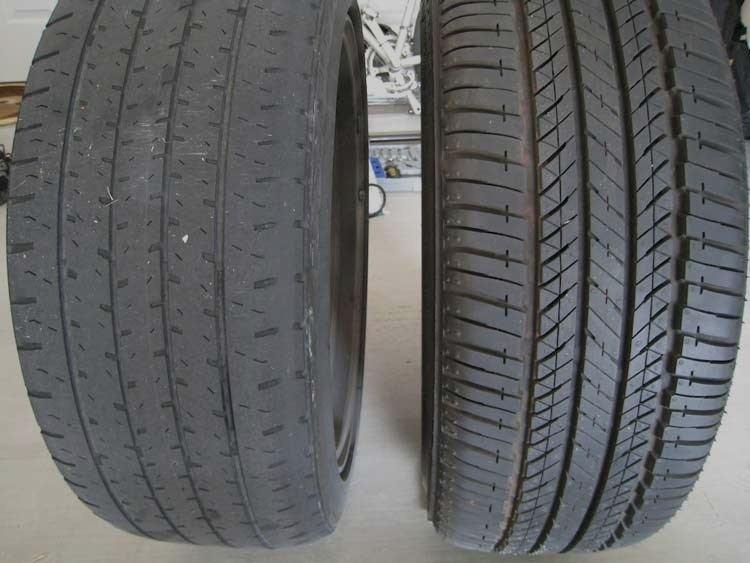
#> input picture data/augmented/bad/1666881312128_aug3.jpg, 750 x 563 px
$ python -i texture.py   (imports and definitions only)   (older library calls are emulated)
#> lines starting #> are read from the running program, lines starting #| are printed output that depends on the picture
### tyretread/config.py
"""Central configuration.

Every tunable that affects a measurement lives here, so that an experiment can
be described by this module's values plus a git commit. Paths are overridable by
environment variable so the same code runs locally, in CI and on a server.
"""

from __future__ import annotations

import os
from dataclasses import dataclass, field
from pathlib import Path


def _env_path(name: str, default: Path) -> Path:
    raw = os.environ.get(name)
    return Path(raw).expanduser() if raw else default


PROJECT_ROOT = Path(__file__).resolve().parent.parent
DATA_DIR = _env_path("TYRETREAD_DATA_DIR", PROJECT_ROOT / "data")
EXTERNAL_DATA_DIR = _env_path("TYRETREAD_EXTERNAL_DATA_DIR", DATA_DIR / "external")
ARTIFACT_DIR = _env_path("TYRETREAD_ARTIFACT_DIR", PROJECT_ROOT / "artifacts")
OUTPUT_DIR = _env_path("TYRETREAD_OUTPUT_DIR", PROJECT_ROOT / "outputs")
EXPERIMENT_DIR = _env_path("TYRETREAD_EXPERIMENT_DIR", PROJECT_ROOT / "experiments")


@dataclass(frozen=True)
class ScaleConfig:
    """Resolution normalisation.

    The original pipeline resized every ROI to a fixed 256x128 regardless of the
    source resolution. Because upsampling cannot create detail while downsampling
    packs real detail into high spatial frequencies, that made every
    frequency-domain feature a function of the source image's resolution and
    compression history. Measured effect: +0.266 TSCI across a 128->1024 px
    source-width sweep on identical tyres, versus a 0.074 good-vs-bad signal
    (docs/AUDIT.md 3.2, experiments/exp001_resolution_confound).

    The fix has two halves:
      * never upsample - an image that lacks detail must be rejected, not invented
      * analyse every image at one common pixel scale
    """

    analysis_width: int = 256
    analysis_height: int = 128
    #: An ROI smaller than this in either axis cannot be analysed without
    #: upsampling, so it is refused by the quality gate instead.
    min_native_width: int = 256
    min_native_height: int = 128
    allow_upsampling: bool = False


@dataclass(frozen=True)
class PreprocessConfig:
    clahe_clip_limit: float = 2.0
    clahe_tile_grid: tuple[int, int] = (8, 8)
    gaussian_ksize: tuple[int, int] = (5, 5)
    #: Longest edge a submitted photograph is reduced to before any analysis.
    #: Phone cameras produce 4000+ px images; nothing in the pipeline benefits.
    max_input_edge: int = 1600


@dataclass(frozen=True)
class RoiConfig:
    centre_band_top: float = 0.20
    centre_band_bottom: float = 0.80
    canny_low: int = 50
    canny_high: int = 150
    close_kernel: tuple[int, int] = (15, 15)
    min_aspect_ratio: float = 2.0
    min_width_fraction: float = 0.40
    #: A contour must also fill a meaningful share of the centre band before it is
    #: preferred over it. Without these, a thin horizontal sliver satisfied the aspect
    #: and width tests and was accepted as "the tread": re-encoding one photograph at
    #: JPEG quality 95 moved the ROI from the full 1592x955 band to a 649x100 strip,
    #: dropping oversampling from 6.22 to 0.78 and flipping the image from assessable
    #: to refused. A contour that small is not a tread band.
    min_height_fraction: float = 0.35
    min_band_coverage: float = 0.25


@dataclass(frozen=True)
class SpectralConfig:
    #: Band over which the log-log power-spectrum slope is fitted, as a fraction
    #: of the Nyquist radius. The top of the band stops short of Nyquist because
    #: any resampling applies an anti-alias filter there.
    slope_band: tuple[float, float] = (0.08, 0.60)
    orientation_bins: int = 36
    #: Legacy TSCI threshold, retained only to reproduce the original result.
    legacy_hf_radius_fraction: float = 0.20


@dataclass(frozen=True)
class TextureConfig:
    #: 256 grey levels makes the GLCM extremely sparse at these ROI sizes and is
    #: slow; 32 levels is the usual compromise in the texture literature.
    levels: int = 32
    distances: tuple[int, ...] = (1, 2, 4)
    #: Averaging over four angles makes the descriptors rotation-insensitive,
    #: which matters because a phone is not held at a fixed angle to the tread.
    angles_deg: tuple[float, ...] = (0.0, 45.0, 90.0, 135.0)
    lbp_radius: int = 2
    lbp_points: int = 16


@dataclass(frozen=True)
class Config:
    scale: ScaleConfig = field(default_factory=ScaleConfig)
    preprocess: PreprocessConfig = field(default_factory=PreprocessConfig)
    roi: RoiConfig = field(default_factory=RoiConfig)
    spectral: SpectralConfig = field(default_factory=SpectralConfig)
    texture: TextureConfig = field(default_factory=TextureConfig)
    random_seed: int = 42


CONFIG = Config()

### tyretread/features/texture.py
"""Texture descriptors of a tread ROI.

Changes from the original implementation, each with a reason:

* **Grey levels reduced from 256 to 32.** A 256x256 co-occurrence matrix built
  from a 256x128 ROI has at most 32768 counts spread over 65536 cells, so it is
  mostly zeros and the resulting statistics are dominated by sampling noise.
  Quantisation is standard practice in the texture literature and is also much
  faster.
* **Four angles instead of one.** The original used 0 degrees only, which makes
  every descriptor depend on how the tread happened to be rotated in frame. A
  phone is not held at a fixed angle, so the descriptors are averaged over
  0/45/90/135 degrees to become rotation-insensitive.
* **Three distances instead of one.** Groove pitch is a real, physically
  meaningful scale, and a single one-pixel offset only probes the finest one.
* **Rotation-invariant uniform LBP is now actually used.** The original computed
  an LBP histogram on every image and then discarded it before training
  (docs/AUDIT.md 3.10). Either use it or do not pay for it.

Edge density is retained but, unlike the above, it is inherently scale-dependent:
edges per pixel changes when an image is resampled. It is only comparable once
scale normalisation has been applied.
"""

from __future__ import annotations

from dataclasses import dataclass, field

import cv2
import numpy as np
from skimage.feature import graycomatrix, graycoprops, local_binary_pattern

from ..config import CONFIG, TextureConfig

__all__ = ["TextureFeatures", "glcm_features", "lbp_histogram", "edge_density",
           "texture_features"]

_GLCM_PROPS = ("contrast", "dissimilarity", "homogeneity", "energy", "correlation")


def _quantise(gray: np.ndarray, levels: int) -> np.ndarray:
#> called with levels = 32
    return (gray.astype(np.uint16) * levels // 256).clip(0, levels - 1).astype(np.uint8)
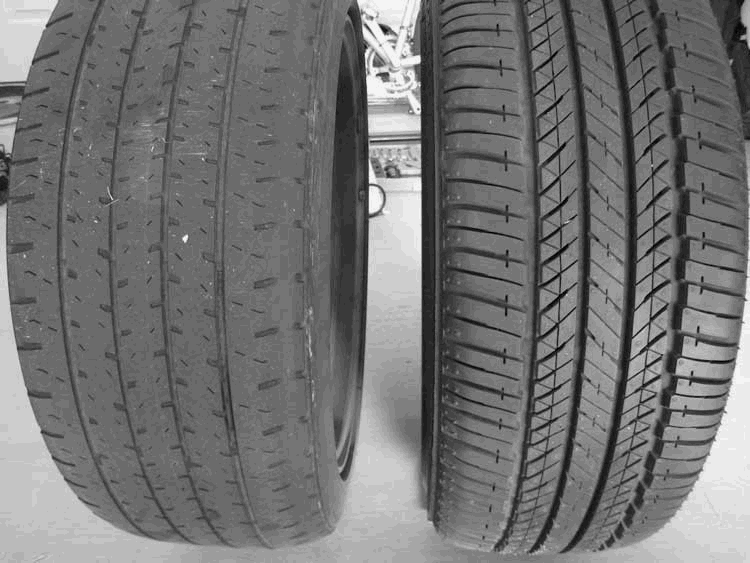
#> returned value: shape (563, 750); min 0, max 26, mean 11.8; drawn with min black and max white


def glcm_features(
    gray: np.ndarray, config: TextureConfig | None = None
) -> dict[str, float]:
    """Grey-level co-occurrence statistics, averaged over angles per distance.

    Averaging over angles (rather than keeping each angle separately) is what buys
    rotation insensitivity. Distances are kept separate because they carry
    genuinely different information about groove scale.
    """
    config = config or CONFIG.texture
    quantised = _quantise(gray, config.levels)
    angles = [np.deg2rad(a) for a in config.angles_deg]

    glcm = graycomatrix(
        quantised,
        distances=list(config.distances),
        angles=angles,
        levels=config.levels,
        symmetric=True,
        normed=True,
    )

    out: dict[str, float] = {}
    for prop in _GLCM_PROPS:
        # shape (n_distances, n_angles)
        values = graycoprops(glcm, prop)
        for di, distance in enumerate(config.distances):
            out[f"glcm_{prop}_d{distance}"] = float(np.nanmean(values[di, :]))
        # Spread across angles is itself a directionality cue: a strongly grooved
        # tread is anisotropic, a worn one much less so.
        out[f"glcm_{prop}_anisotropy"] = float(
            np.nanmean(np.nanstd(values, axis=1) / (np.abs(np.nanmean(values, axis=1)) + 1e-9))
        )
#> after the loop, out = 20 items
    return out


def lbp_histogram(
    gray: np.ndarray, config: TextureConfig | None = None
) -> dict[str, float]:
    """Rotation-invariant uniform LBP histogram.

    ``uniform`` LBP collapses the 2**P patterns into P+2 rotation-invariant bins,
    which is what makes it usable on images whose orientation is uncontrolled.
    """
    config = config or CONFIG.texture
    lbp = local_binary_pattern(gray, config.lbp_points, config.lbp_radius, method="uniform")
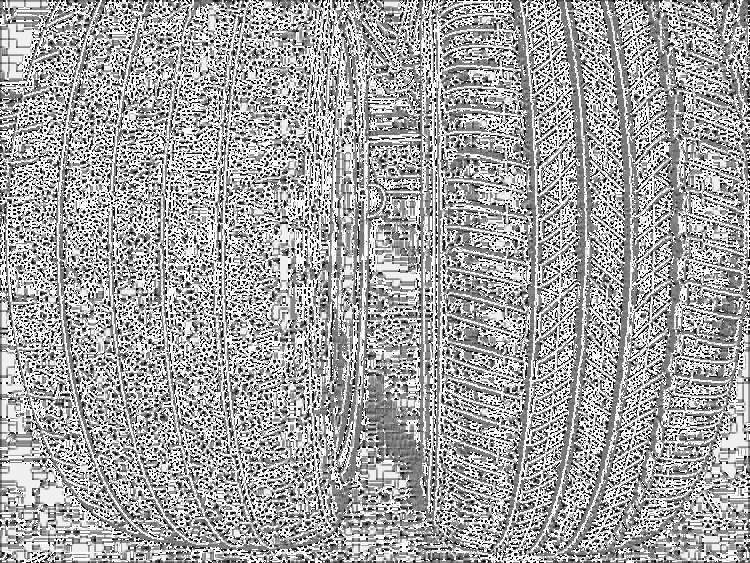
#> lbp: shape (563, 750) float64; min 0, max 17, mean 10.96; drawn with min black and max white
    n_bins = config.lbp_points + 2
    hist, _ = np.histogram(lbp.ravel(), bins=np.arange(n_bins + 1), range=(0, n_bins))
#> hist = 18 values, max 114376 at index 17, min 8225 at index 4, mean 23458.3
    hist = hist.astype(np.float64)
    hist /= hist.sum() + 1e-12
#> hist = 18 values, max 0.271 at index 17, min 0.0195 at index 4, mean 0.0556
    return {f"lbp_{i}": float(v) for i, v in enumerate(hist)}


def edge_density(gray: np.ndarray) -> dict[str, float]:
    """Canny edge density with a median-adaptive threshold.

    The adaptive threshold is the original author's choice and a good one: a fixed
    threshold makes edge density a brightness measurement rather than a structure
    measurement.
    """
    median = float(np.median(gray))
#> median = 93
    lower = int(max(0, 0.67 * median))
#> lower = 62
    upper = int(min(255, 1.33 * median))
#> upper = 123
    edges = cv2.Canny(gray, lower, upper)
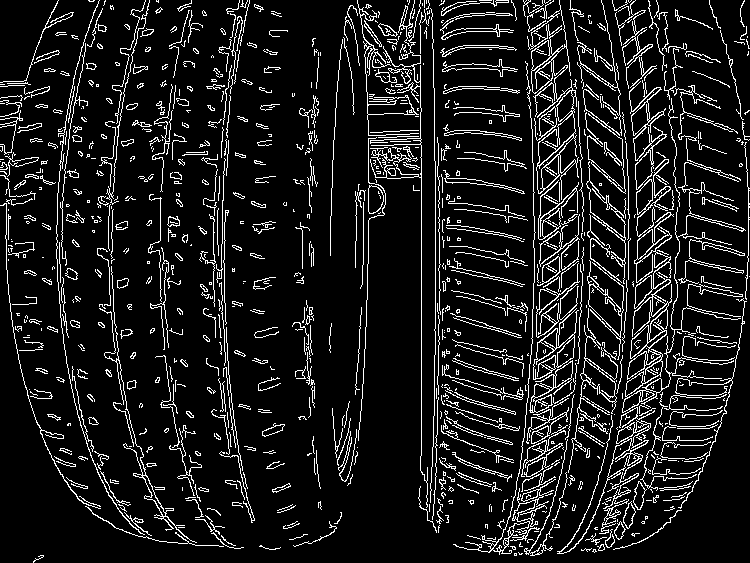
#> edges: shape (563, 750); 10.6% white in thin lines or dots
    density = float(np.count_nonzero(edges) / edges.size)
#> density = 0.106

    # Gradient statistics describe edge strength, which edge density alone cannot:
    # a faint but pervasive texture and a few strong grooves can share a density.
    gx = cv2.Sobel(gray, cv2.CV_64F, 1, 0, ksize=3)
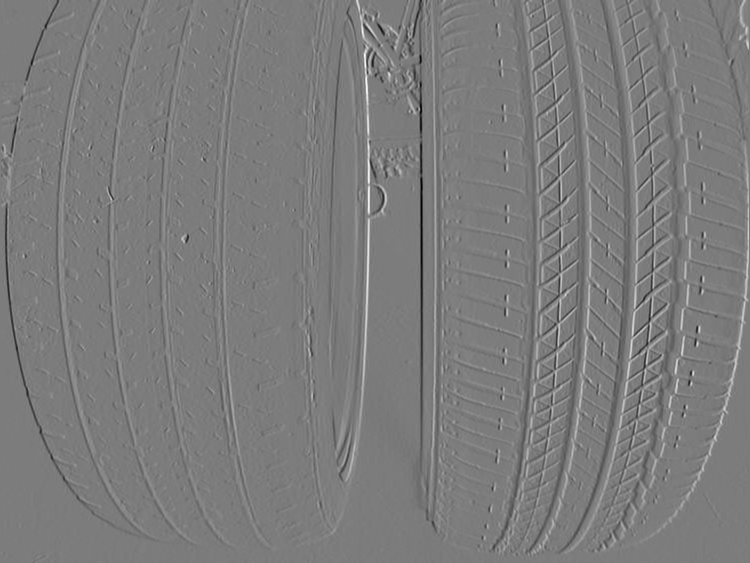
#> gx: shape (563, 750) float64; min -643, max 675, mean 0; drawn with min black and max white
    gy = cv2.Sobel(gray, cv2.CV_64F, 0, 1, ksize=3)
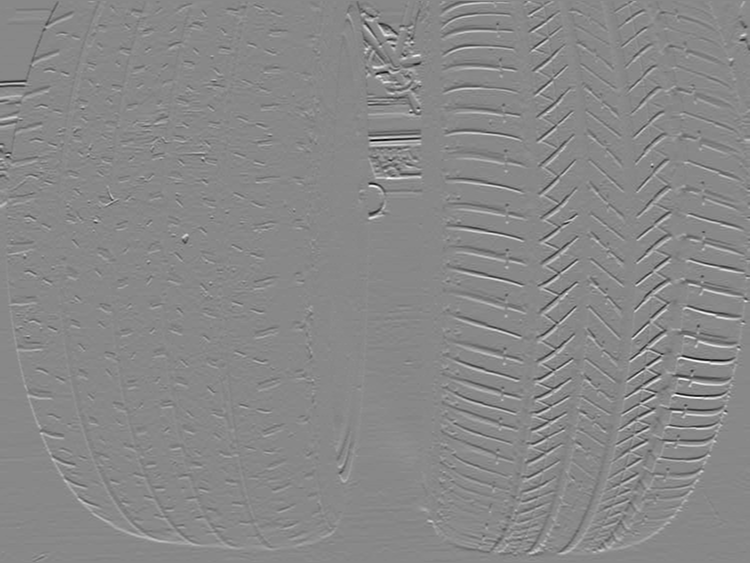
#> gy: shape (563, 750) float64; min -605, max 525, mean 0.6; drawn with min black and max white
    magnitude = np.sqrt(gx**2 + gy**2)
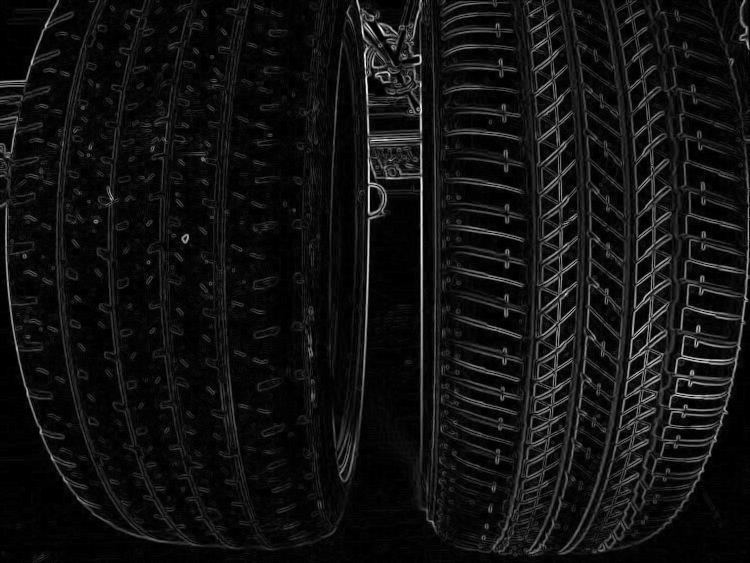
#> magnitude: shape (563, 750) float64; min 0, max 675.3, mean 47.9; drawn with min black and max white
    return {
        "edge_density": density,
        "gradient_mean": float(magnitude.mean()),
        "gradient_p95": float(np.percentile(magnitude, 95)),
    }


@dataclass(frozen=True)
class TextureFeatures:
    values: dict[str, float] = field(default_factory=dict)

    def as_dict(self) -> dict[str, float]:
        return dict(self.values)


def texture_features(
    gray: np.ndarray, config: TextureConfig | None = None
) -> TextureFeatures:
    config = config or CONFIG.texture
    values: dict[str, float] = {}
    values.update(glcm_features(gray, config))
    values.update(lbp_histogram(gray, config))
    values.update(edge_density(gray))
    return TextureFeatures(values=values)

>>> import cv2
>>> picture = cv2.imread('../../data/augmented/bad/1666881312128_aug3.jpg', cv2.IMREAD_GRAYSCALE)
>>> result = texture_features(picture)

$ run again, on data/augmented/bad/Bald20tyre_aug4.jpg
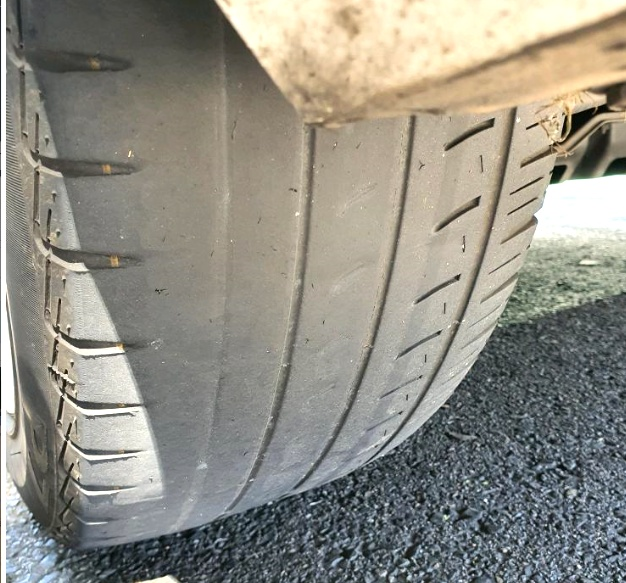
#> input picture data/augmented/bad/Bald20tyre_aug4.jpg, 626 x 583 px
#> after the loop in glcm_features, `for prop in _GLCM_PROPS:`: out = 20 items
#> in lbp_histogram, `hist, _ = np.histogram(lbp.ravel(), bins=np.arange(n_bins + 1), range=..`: hist = 18 values, max 110383 at index 17, min 8744 at index 4, mean 20275.4
#> in lbp_histogram, `hist /= hist.sum() + 1e-12`: hist = 18 values, max 0.302 at index 17, min 0.024 at index 4, mean 0.0556
#> median = 142
#> lower = 95
#> upper = 188
#> in edge_density, `edges = cv2.Canny(gray, lower, upper)`:
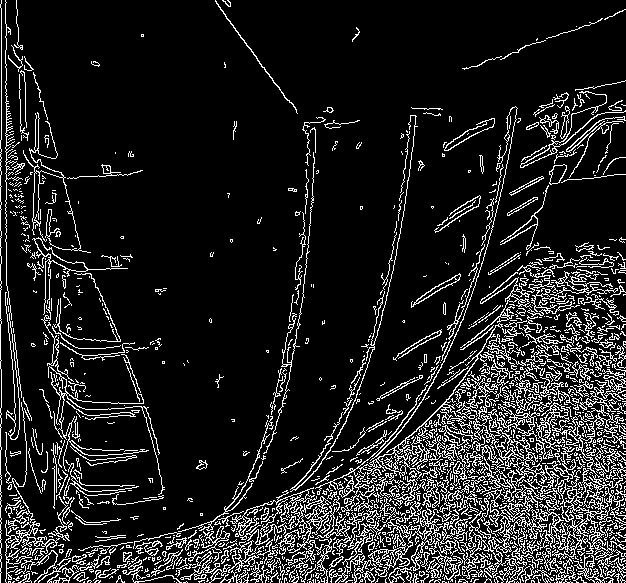
#> edges: shape (583, 626); 12.9% white in thin lines or dots
#> density = 0.129
#> in edge_density, `magnitude = np.sqrt(gx**2 + gy**2)`:
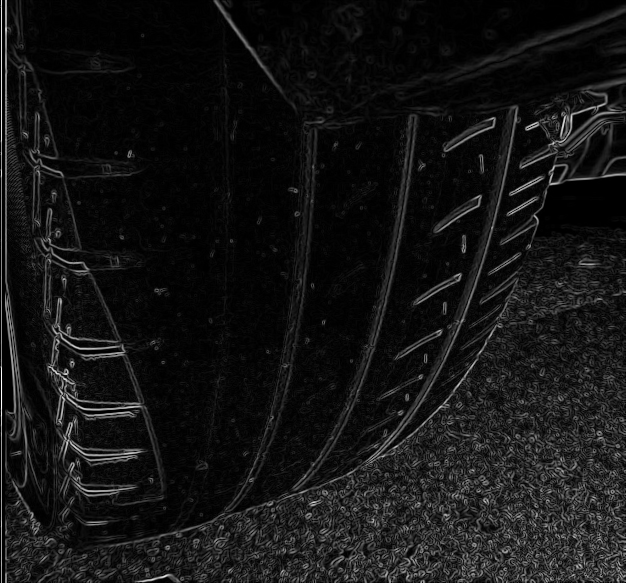
#> magnitude: shape (583, 626) float64; min 0, max 988, mean 80.2; drawn with min black and max white

$ run again, on data/augmented/bad/Bald_tyre_aug0.jpg
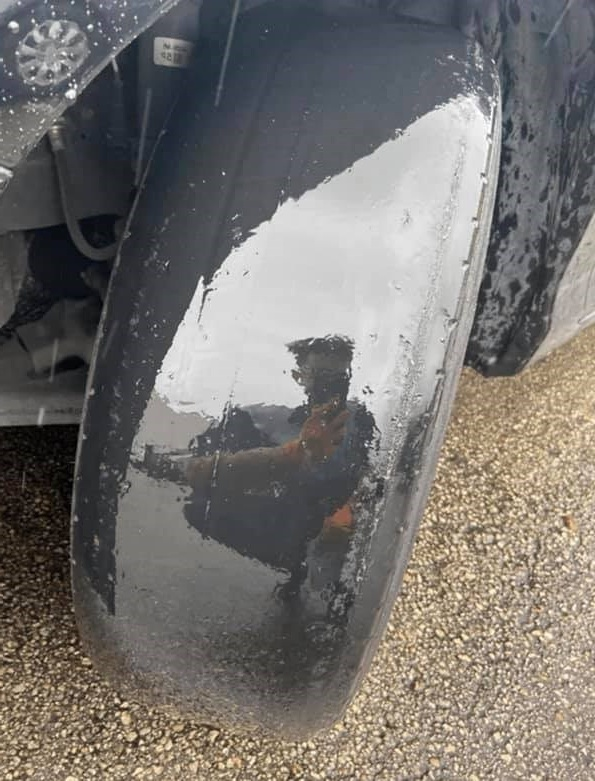
#> input picture data/augmented/bad/Bald_tyre_aug0.jpg, 595 x 781 px
#> after the loop in glcm_features, `for prop in _GLCM_PROPS:`: out = 20 items
#> in lbp_histogram, `hist, _ = np.histogram(lbp.ravel(), bins=np.arange(n_bins + 1), range=..`: hist = 18 values, max 115472 at index 17, min 12575 at index 1, mean 25816.4
#> in lbp_histogram, `hist /= hist.sum() + 1e-12`: hist = 18 values, max 0.248 at index 17, min 0.0271 at index 1, mean 0.0556
#> median = 104
#> lower = 69
#> upper = 138
#> in edge_density, `edges = cv2.Canny(gray, lower, upper)`:
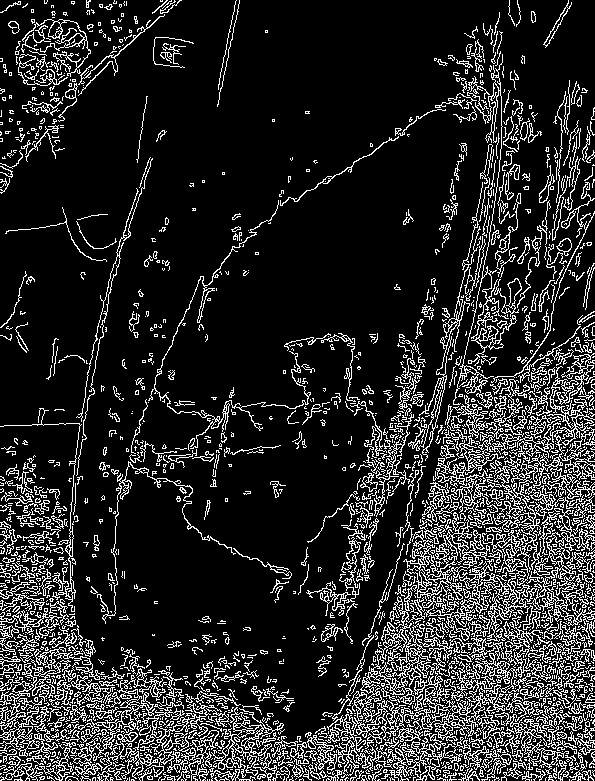
#> edges: shape (781, 595); 15.7% white in thin lines or dots
#> density = 0.157
#> in edge_density, `magnitude = np.sqrt(gx**2 + gy**2)`:
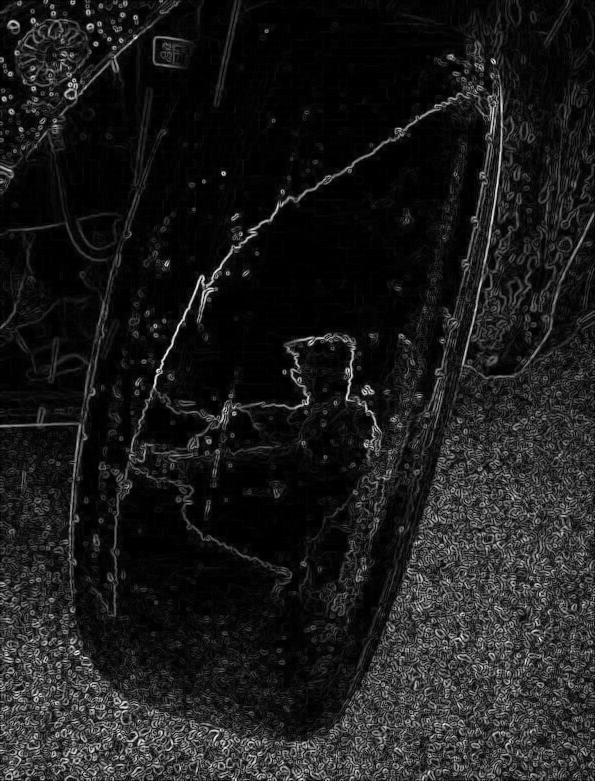
#> magnitude: shape (781, 595) float64; min 0, max 634.4, mean 70.8; drawn with min black and max white
